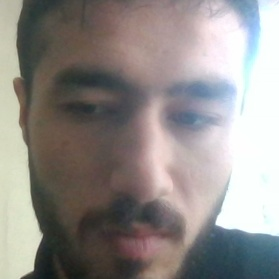
#> input picture memory/faces/NURULLAH_GUNER_1781005436.jpg, 279 x 279 px; its folder holds only this picture in this run
$ python biometrics.py
#> lines starting #> are read from the running program, lines starting #| are printed output that depends on the picture
import os
import cv2
import numpy as np
import time
from pathlib import Path

FACES_DIR = Path(__file__).resolve().parent.parent / "memory" / "faces"
FACES_DIR.mkdir(parents=True, exist_ok=True)

class FaceBiometrics:
    def __init__(self):
        # OpenCV built-in Haar cascade for frontal face
        self.face_cascade = cv2.CascadeClassifier(cv2.data.haarcascades + 'haarcascade_frontalface_default.xml')
        self.recognizer = cv2.face.LBPHFaceRecognizer_create()

        self.label_map = {}  # int id -> name
        self.name_map = {}   # name -> int id
        self.is_trained = False

        self.train_model()

    def train_model(self):
        faces = []
        labels = []
        current_id = 0

        self.label_map = {}
        self.name_map = {}

        # Look for images in FACES_DIR. We assume format: name.jpg or name_1.jpg
        for file in FACES_DIR.glob("*.jpg"):
            name = file.stem.split('_')[0].strip().upper()

            if name not in self.name_map:
                self.name_map[name] = current_id
                self.label_map[current_id] = name
                current_id += 1

            img = cv2.imread(str(file), cv2.IMREAD_GRAYSCALE)
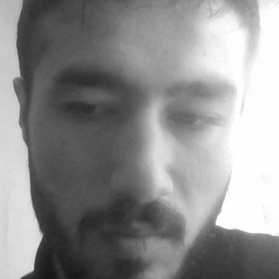
#> img: shape (279, 279); min 22, max 255, mean 141.9
            if img is not None:
                # Detect face to train exactly on the face region
                detected_faces = self.face_cascade.detectMultiScale(img, scaleFactor=1.1, minNeighbors=4)
#> detected_faces = [[8, 11, 253, 253]]
                if len(detected_faces) > 0:
                    (x, y, w, h) = detected_faces[0]
#> x = 8; y = 11; w = 253; h = 253
                    face_roi = img[y:y+h, x:x+w]
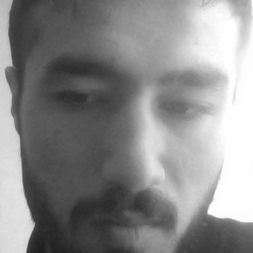
#> face_roi: shape (253, 253); min 29, max 255, mean 137.5
                    faces.append(face_roi)
                    labels.append(self.name_map[name])
                else:
                    # If no face strictly detected by cascade, just train on the whole resized image
                    faces.append(cv2.resize(img, (200, 200)))
                    labels.append(self.name_map[name])

        if faces and labels:
            self.recognizer.train(faces, np.array(labels))
            self.is_trained = True
            print(f"[Biometrics] LBPH Modeli egitildi. Kisiler: {list(self.name_map.keys())}")
        else:
            self.is_trained = False
            print("[Biometrics] Veritabaninda yuz yok, model egitilmedi.")

    # [67 lines left out: functions register_face, recognize_in_frame, not called in this run]

# Singleton instance
biometric_engine = FaceBiometrics()

# [4 lines left out: function register_biometric_face, not called in this run]

def get_faces(frame_bgr):
    return biometric_engine.recognize_in_frame(frame_bgr)
